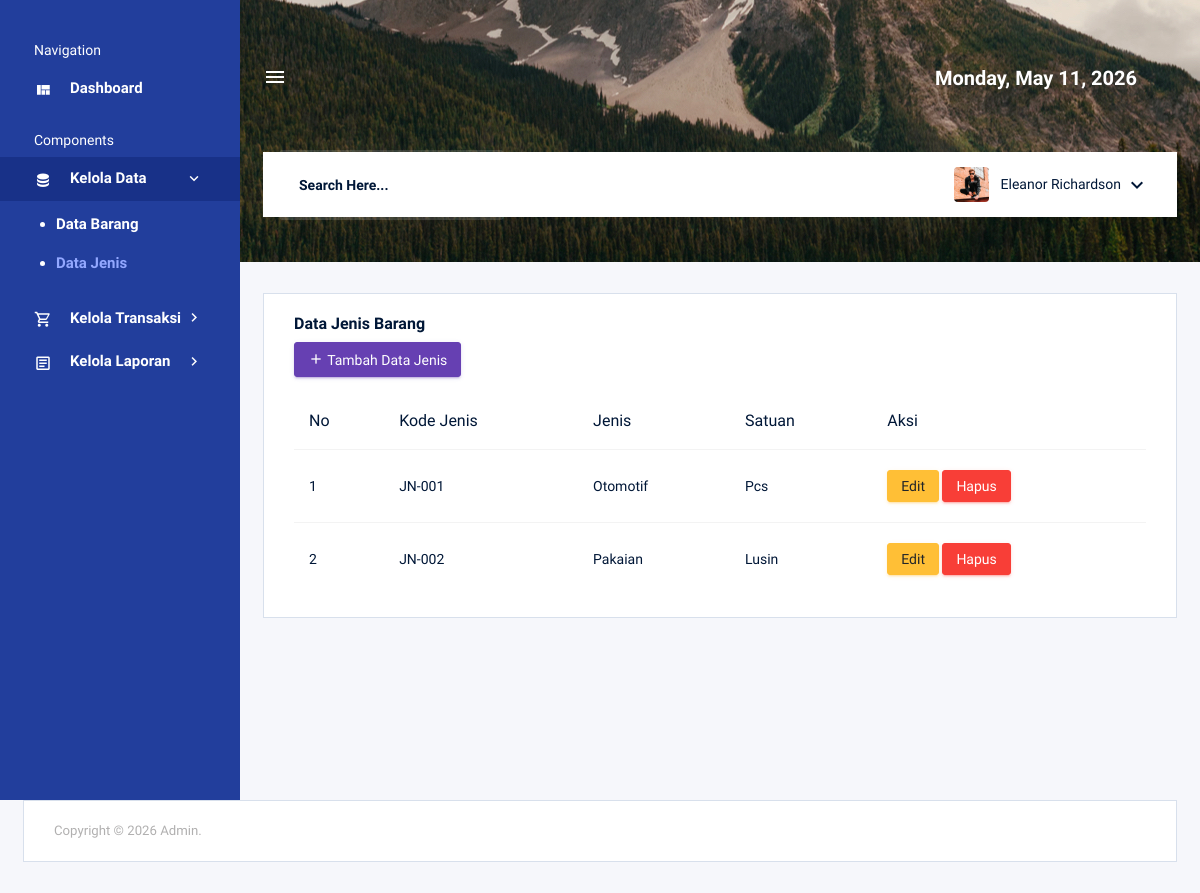
Before: /admin/data_jenis.php (signed in) with the older database file.
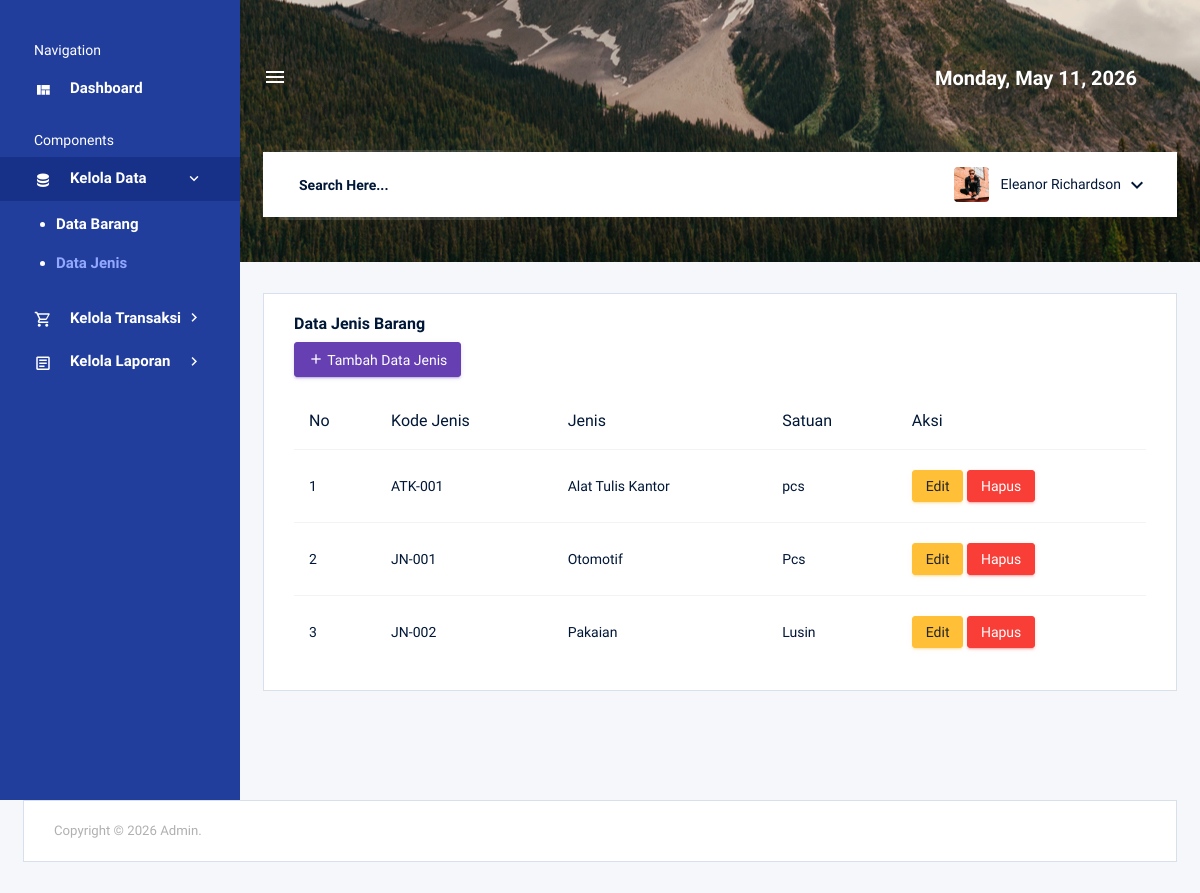
After: the same page with the newer database file.
### tables this page shows
CREATE TABLE `tb_jenis` (
  `kode_jenis` varchar(20) NOT NULL,
  `jenis` varchar(50) DEFAULT NULL,
  `satuan` varchar(30) DEFAULT NULL
);

### admin/data_jenis.php (the view, shortened to what this page needs)
<?php
include '../koneksi.php';
?>
<!DOCTYPE html>
<html lang="en">
<?php include 'elements/header.php'; ?>
<body>
    <div class="container-scroller d-flex">
        <?php include 'elements/sidebar.php'; ?>
        <div class="container-fluid page-body-wrapper">
            <?php include 'elements/navbar.php'; ?>
            <div class="main-panel">
                <div class="content-wrapper">
                    <div class="row">
                        <div class="col-lg-12 grid-margin stretch-card">
                            <div class="card">
                                <div class="card-body">
                                    <h4 class="card-title">Data Jenis Barang</h4>
                                    <a href="input_jenis.php" class="btn btn-primary btn-sm mb-3">
                                        <i class="mdi mdi-plus"></i> Tambah Data Jenis
                                    </a>
                                    <div class="table-responsive">
                                        <table class="table table-hover">
                                            <thead>
                                                <tr>
                                                    <th>No</th>
                                                    <th>Kode Jenis</th>
                                                    <th>Jenis</th>
                                                    <th>Satuan</th>
                                                    <th>Aksi</th>
                                                </tr>
                                            </thead>
                                            <tbody>
                                                <?php
                                                $query = mysqli_query($koneksi, "SELECT * FROM tb_jenis ORDER BY kode_jenis ASC");
                                                $no = 1;
                                                while ($data = mysqli_fetch_array($query)) {
                                                ?>
                                                    <tr>
                                                        <td><?php echo $no++; ?></td>
                                                        <td><?php echo $data['kode_jenis']; ?></td>
                                                        <td><?php echo $data['jenis']; ?></td>
                                                        <td><?php echo $data['satuan']; ?></td>
                                                        <td>
                                                            <a href="edit_jenis.php?id=<?php echo $data['kode_jenis']; ?>" class="btn btn-sm btn-warning">Edit</a>
                                                            <a href="hapus_jenis.php?id=<?php echo $data['kode_jenis']; ?>"
                                                                class="btn btn-sm btn-danger btn-hapus"
                                                                data-id="<?php echo $data['kode_jenis']; ?>"
                                                                data-nama="<?php echo $data['jenis']; ?>">
                                                                Hapus
                                                            </a>
                                                        </td>
                                                    </tr>
                                                <?php } ?>
                                            </tbody>
                                        </table>
                                    </div>
                                </div>
                            </div>
                        </div>
                    </div>
                </div>
            </div>
        </div>
    </div>
    <?php include 'elements/footer.php'; ?>
</body>
</html>

Changed rows visible on the page:
added tb_jenis: kode_jenis "ATK-001", jenis "Alat Tulis Kantor", satuan "pcs"
